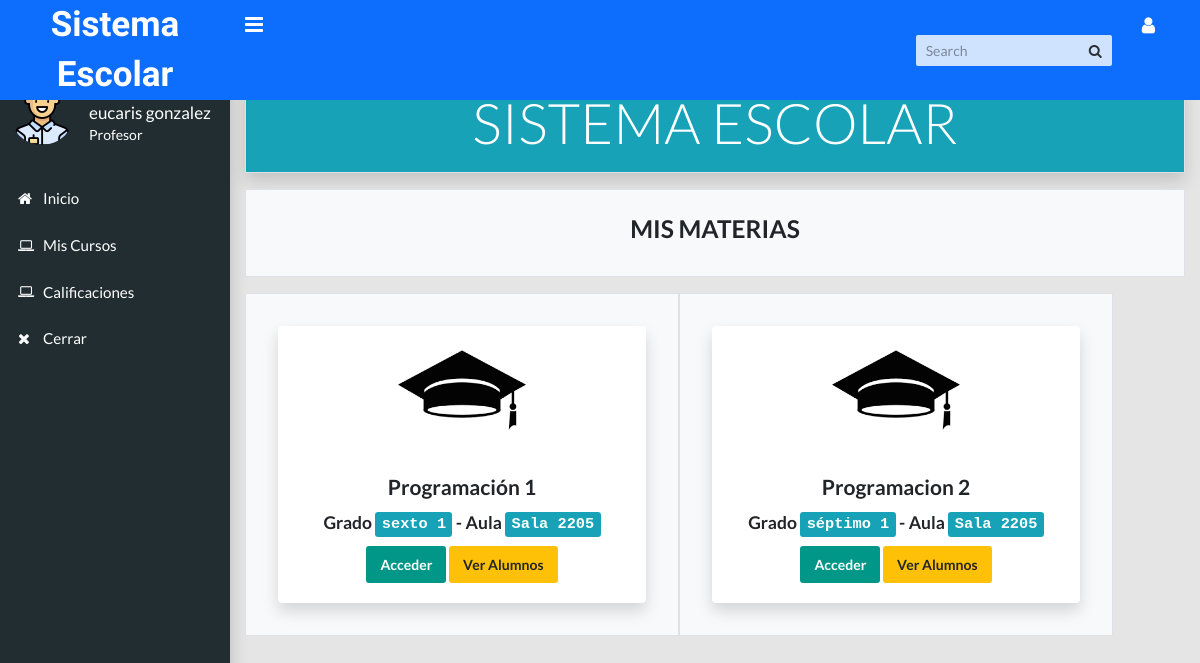
The page /profesor/index.php (signed in) on the database its author committed.
### tables this page shows
CREATE TABLE IF NOT EXISTS `profesor_materia` (
  `pm_id` int(11) NOT NULL AUTO_INCREMENT,
  `grado_id` int(11) NOT NULL,
  `aula_id` int(11) NOT NULL,
  `profesor_id` int(11) NOT NULL,
  `materia_id` int(11) NOT NULL,
  `periodo_id` int(11) NOT NULL,
  `estadopm` int(11) NOT NULL,
  PRIMARY KEY (`pm_id`),
  KEY `grado_id` (`grado_id`),
  KEY `aula_id` (`aula_id`),
  KEY `materia_id` (`materia_id`),
  KEY `profesor_id` (`profesor_id`),
  KEY `periodo_id` (`periodo_id`)
);

CREATE TABLE IF NOT EXISTS `materias` (
  `materia_id` int(11) NOT NULL AUTO_INCREMENT,
  `nombre_materia` varchar(100) NOT NULL,
  `estado` int(11) NOT NULL DEFAULT '1',
  PRIMARY KEY (`materia_id`)
);

CREATE TABLE IF NOT EXISTS `grados` (
  `grado_id` int(11) NOT NULL AUTO_INCREMENT,
  `nombre_grado` varchar(100) NOT NULL,
  `estado` int(11) NOT NULL DEFAULT '1',
  PRIMARY KEY (`grado_id`)
);

CREATE TABLE IF NOT EXISTS `aulas` (
  `aula_id` int(11) NOT NULL AUTO_INCREMENT,
  `nombre_aula` varchar(100) NOT NULL,
  `estado` int(11) NOT NULL DEFAULT '1',
  PRIMARY KEY (`aula_id`)
);

### profesor/index.php (the view)
<?php
require_once 'includes/header.php';
require_once '../includes/conexion.php';
$idprofesor = $_SESSION['profesor_id'];
$sql = "SELECT * FROM profesor_materia as pm
  INNER JOIN grados as g ON pm.grado_id = g.grado_id
  INNER JOIN aulas as a ON pm.aula_id = a.aula_id
  INNER JOIN profesor as p ON pm.profesor_id = p.profesor_id
  INNER JOIN materias as m ON pm.materia_id = m.materia_id
  WHERE pm.estadopm != 0 AND pm.profesor_id = $idprofesor";
$query = $pdo->prepare($sql);
$query->execute();
$row = $query->rowCount();
?>
<main class="app-content">
<link rel="stylesheet" type="text/css" href="css/estilos.css">
  <div class="row">
    <div class="col-md-12 border shadow p-2 bg-info text-white">
      <h3 class="display-4" style="text-align: center;">SISTEMA ESCOLAR</h3>
    </div>
  </div>
  <div class="row">
    <div class="col-md-12 text-center border mt-3 p-4 bg-light">
      <h3>MIS MATERIAS</h3>
    </div>
  </div>
  <div class="row">
    <?php if ($row > 0) {
      while ($data = $query->fetch()) {
    ?>
        <div class="cold-md-4 text-center border mt-3 p-4 bg-light">
          <div class="card m-2 shadow" style="width: 23rem;">
            <center><img src="img/logo.png" class="card-img-top" id="logo-escula" alt="..."></center>
            <div class="card-body">
              <h4 class="card-title text-center"><?= $data['nombre_materia']; ?></h4>
              <h5 class="card-title">Grado <kbd class="bg-info"><?= $data['nombre_grado']; ?></kbd> - Aula <kbd class="bg-info"><?= $data['nombre_aula']; ?></kbd></h5>
              <a href="contenido.php?curso=<?= $data['pm_id']; ?>" class="btn btn-primary">Acceder</a>
              <a href="alumnos.php?curso=<?= $data['pm_id']; ?>" class="btn btn-warning">Ver Alumnos</a>
            </div>
          </div>
        </div>
    <?php }
    } ?>
  </div>
</main>
<?php require_once 'includes/footer.php'; ?>

### css/estilos.css (style rules this page uses)
body { background-color: #000; }
.card { width: 400px; border: none; }

### profesor/css/estilos.css (style rules this page uses)
#logo-escula { width: 35%; }

### rows shown on the page
profesor_materia: materia.nombre_materia "Programación 1", grado.nombre_grado "sexto 1", aula.nombre_aula "Sala 2205"
profesor_materia: materia.nombre_materia "Programacion 2", grado.nombre_grado "séptimo 1", aula.nombre_aula "Sala 2205"

### other values the page prints
$nombre "eucaris gonzalez"
